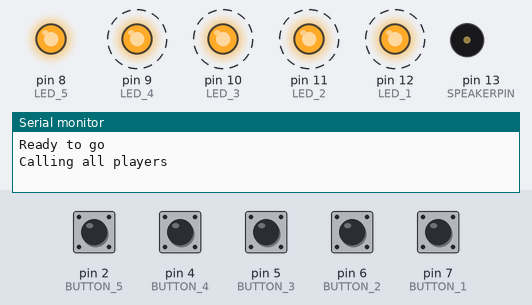
The sketch below on a simulated Arduino Uno, built with avr-gcc and run on an emulated ATmega328P. Shown: output pins drawn as LEDs (lit = HIGH), buzzer (waves = sounding), the last lines printed to the serial monitor. Dashed ring = blinking. The test bench sets the inputs (shaded band); at power-on: pin 2 (BUTTON_5), pin 4 (BUTTON_4), pin 5 (BUTTON_3), pin 6 (BUTTON_2), pin 7 (BUTTON_1) HIGH. Random numbers use the default seed unless the sketch sets one.

Above: at 1.5 s.
1.6 s: pin 2 (BUTTON_5) pulled LOW for 0.3 s
At 4.4 s:
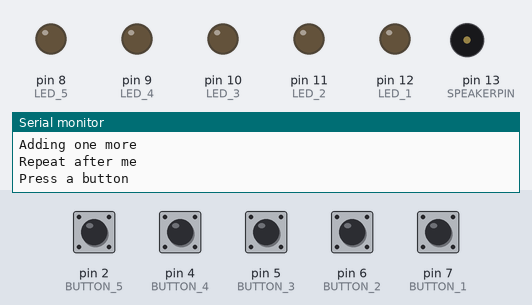
4.9 s: pin 4 (BUTTON_4) pulled LOW for 0.3 s
At 7.1 s:
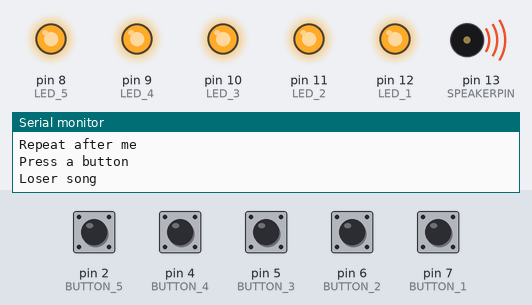
7.9 s: pin 4 (BUTTON_4) pulled LOW for 1 s
At 9.69 s:
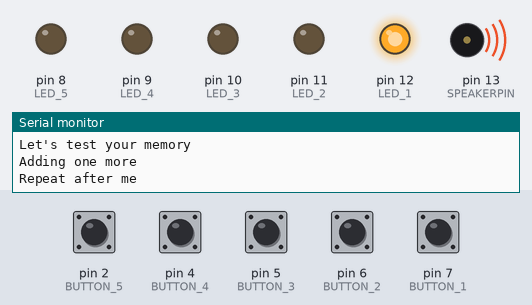
11.2 s: pin 7 (BUTTON_1) pulled LOW for 0.3 s
At 13.7 s:
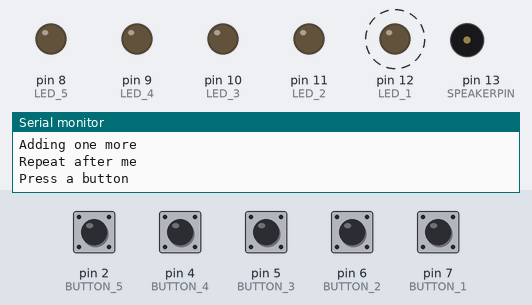
14.5 s: pin 6 (BUTTON_2) pulled LOW for 0.3 s
At 15.18 s:
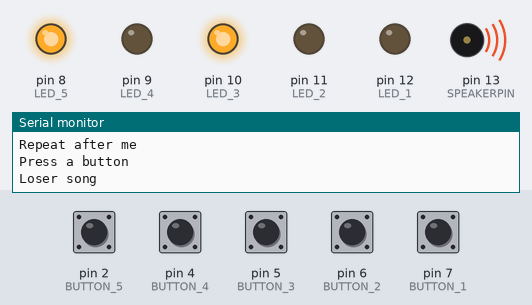
17.5 s: pin 6 (BUTTON_2) pulled LOW for 1 s
At 19.9 s:
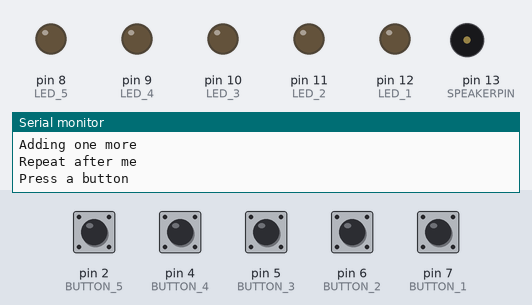
Timing chart, 0 to 21.4 s (numbered marks = the images above; inputs shaded):
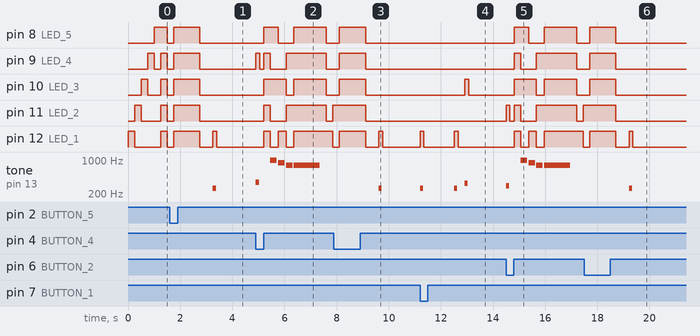

The sketch:

Simon.ino
```cpp
//#Includes
#include "pitches.h"
//#Definitions
#define CHOICE_OFF      0 //Used to control LEDs
#define CHOICE_NONE     0 //Used to check buttons
#define CHOICE_1  (1 << 0)
#define CHOICE_2  (1 << 1)
#define CHOICE_3  (1 << 2)
#define CHOICE_4  (1 << 3)
#define CHOICE_5  (1 << 4)

#define LED_1  12
#define LED_2  11
#define LED_3  10
#define LED_4  9
#define LED_5  8

#define BUTTON_1    7
#define BUTTON_2    6
#define BUTTON_3    5
#define BUTTON_4    4
#define BUTTON_5    2

#define SPEAKERPIN 13

//Game related definitions
#define MODE_MEMORY 1
#define MODE_BATTLE 2

#define MAX_ROUNDS 15
#define TIME_LIMIT 5000 //Amount of time to press a button before time out

//##Variables
byte gameMode = MODE_MEMORY;
byte gameBoard[32];
byte gameRound;

void setup()
{
  /* add setup code here */
	Serial.begin(9600);
	//Setup inputs with PULL-UPS
	pinMode(BUTTON_1, INPUT_PULLUP);
	pinMode(BUTTON_2, INPUT_PULLUP);
	pinMode(BUTTON_3, INPUT_PULLUP);
	pinMode(BUTTON_4, INPUT_PULLUP);
	pinMode(BUTTON_5, INPUT_PULLUP);

	//Setup outputs
	pinMode(LED_1, OUTPUT);
	pinMode(LED_2, OUTPUT);
	pinMode(LED_3, OUTPUT);
	pinMode(LED_4, OUTPUT);
	pinMode(LED_5, OUTPUT);
	pinMode(SPEAKERPIN, OUTPUT);

	gameMode = MODE_MEMORY; //Set memory game by default
	Serial.println("Ready to go");
}

void loop()
{
  /* add main program code here */
	baitMode();

	//Start of game play
	// Indicate the start of game play
	setLEDs(CHOICE_1 | CHOICE_2 | CHOICE_3 | CHOICE_4 | CHOICE_5); // Turn all LEDs on
	delay(1000);
	setLEDs(CHOICE_OFF); // Turn off LEDs
	delay(500);
	Serial.println("Let's play");
	if (gameMode == MODE_MEMORY)
	{
		// Play memory game and handle result
		if (play_memory() == true)
			play_winner(); // Player won, play winner tones
		else
			play_loser(); // Player lost, play loser tones
	}

}
//---------------------------------------------------------
//Gameplay related functions

//Play memory mode
boolean play_memory(void)
{
	randomSeed(millis()); // Seed the random generator with random amount of millis()

	gameRound = 0; // Reset the game to the beginning

	Serial.println("Let's test your memory");
	while (gameRound < MAX_ROUNDS)
	{
		add_to_moves(); // Add a button to the current moves, then play them back

		playMoves(); // Play back the current game board

		// Then require the player to repeat the sequence.
		for (byte currentMove = 0; currentMove < gameRound; currentMove++)
		{
			byte choice = wait_for_button(); // See what button the user presses

			if (choice == 0) return false; // If wait timed out, player loses

			if (choice != gameBoard[currentMove]) return false; // If the choice is incorect, player loses
		}

		delay(1000); // Player was correct, delay before playing moves
	}

	return true; // Player made it through all the rounds to win!
}

// Plays the current contents of the game moves
void playMoves(void)
{
	Serial.println("Repeat after me");
	for (byte currentMove = 0; currentMove < gameRound; currentMove++)
	{
		playTone(gameBoard[currentMove]); //Consider adding duration as a parameter

		// Wait some amount of time between button playback
		// Shorten this to make game harder
		delay(250); // 150 works well. 75 gets fast.
	}
}

// Adds a new random button to the game sequence
void add_to_moves(void)
{
	Serial.println("Adding one more");
	byte newButton = random(0, 5); //min (included), max (exluded)

	// We have to convert this number, 0 to 3, to CHOICEs
	if (newButton == 0) newButton = CHOICE_1;
	else if (newButton == 1) newButton = CHOICE_2;
	else if (newButton == 2) newButton = CHOICE_3;
	else if (newButton == 3) newButton = CHOICE_4;
	else if (newButton == 4) newButton = CHOICE_5;

	gameBoard[gameRound++] = newButton; // Add this new button to the game array
}

// --------------------------------------------------------
// Hardware related functions

// Lights a given LEDs
// Pass in a byte that is made up from CHOICE_1, CHOICE_2, etc
void setLEDs(byte leds)
{
	if ((leds & CHOICE_1) != 0)
		digitalWrite(LED_1, HIGH);
	else
		digitalWrite(LED_1, LOW);

	if ((leds & CHOICE_2) != 0)
		digitalWrite(LED_2, HIGH);
	else
		digitalWrite(LED_2, LOW);

	if ((leds & CHOICE_3) != 0)
		digitalWrite(LED_3, HIGH);
	else
		digitalWrite(LED_3, LOW);

	if ((leds & CHOICE_4) != 0)
		digitalWrite(LED_4, HIGH);
	else
		digitalWrite(LED_4, LOW);

	if ((leds & CHOICE_5) != 0)
		digitalWrite(LED_5, HIGH);
	else
		digitalWrite(LED_5, LOW);
}

// Wait for a button to be pressed.
// Returns one of LED colors (LED_RED, etc.) if successful, 0 if timed out
byte wait_for_button(void)
{
	long startTime = millis(); // Remember the time we started the this loop

	Serial.println("Press a button");

	while ((millis() - startTime) < TIME_LIMIT) // Loop until too much time has passed
	{
		byte button = checkButton();

		if (button != CHOICE_NONE)
		{
			playTone(button); // Play the button the user just pressed

			while (checkButton() != CHOICE_NONE);  // Now let's wait for user to release button

			delay(10); // This helps with debouncing and accidental double taps

			return button;
		}

	}
	return CHOICE_NONE; //timed out
	Serial.println("Are you there?");
}

// Returns a '1' bit in the position corresponding to CHOICE_1, CHOICE_2, etc.
byte checkButton(void)
{
	if (digitalRead(BUTTON_1) == 0) return(CHOICE_1);
	else if (digitalRead(BUTTON_2) == 0) return(CHOICE_2);
	else if (digitalRead(BUTTON_3) == 0) return(CHOICE_3);
	else if (digitalRead(BUTTON_4) == 0) return(CHOICE_4);
	else if (digitalRead(BUTTON_5) == 0) return(CHOICE_5);

	return(CHOICE_NONE); // If no button is pressed, return none
}

// Throws the bait for players while waiting for user to press button.
void baitMode(void)
{
	Serial.println("Calling all players");
	while (1)
	{
		setLEDs(CHOICE_1);
		delay(250);
		if (checkButton() != CHOICE_NONE) return;

		setLEDs(CHOICE_2);
		delay(250);
		if (checkButton() != CHOICE_NONE) return;

		setLEDs(CHOICE_3);
		delay(250);
		if (checkButton() != CHOICE_NONE) return;

		setLEDs(CHOICE_4);
		delay(250);
		if (checkButton() != CHOICE_NONE) return;

		setLEDs(CHOICE_5);
		delay(250);
		if (checkButton() != CHOICE_NONE) return;

		setLEDs(CHOICE_1 | CHOICE_2 | CHOICE_3 | CHOICE_4 | CHOICE_5);
		delay(250);
		if (checkButton() != CHOICE_NONE) return;

		setLEDs(CHOICE_OFF);
		delay(250);
		if (checkButton() != CHOICE_NONE) return;
	}
}

void playTone(byte button){
	setLEDs(button);
	if (button == CHOICE_1) {
		tone(SPEAKERPIN, NOTE_C4,125);
		delay(150);
	}
	else if (button == CHOICE_2) {
		tone(SPEAKERPIN, NOTE_D4,125);
		delay(150);
	}
	else if (button == CHOICE_3) {
		tone(SPEAKERPIN, NOTE_E4,125);
		delay(150);
	}
	else if (button == CHOICE_4) {
		tone(SPEAKERPIN, NOTE_F4,125);
		delay(150);
	}
	else if (button == CHOICE_5) {
		tone(SPEAKERPIN, NOTE_G4,125);
		delay(150);
	}
	setLEDs(CHOICE_OFF);
}

void play_winner(void){
	Serial.println("Winner song");
	setLEDs(CHOICE_1 | CHOICE_2 | CHOICE_3 | CHOICE_4 | CHOICE_5); // Turn all LEDs on
	delay(250);
	setLEDs(CHOICE_2 | CHOICE_4);
	tone(SPEAKERPIN, NOTE_E4, 125);
	delay(150);
	setLEDs(CHOICE_1 |  CHOICE_3  | CHOICE_5);
	tone(SPEAKERPIN, NOTE_E4, 125);
	delay(150);
	setLEDs(CHOICE_1 | CHOICE_5);
	tone(SPEAKERPIN, NOTE_F4, 125);
	delay(150);
	setLEDs(CHOICE_3);
	tone(SPEAKERPIN, NOTE_E4, 125);
	delay(150);
	setLEDs(CHOICE_1 | CHOICE_2 | CHOICE_3 | CHOICE_4 | CHOICE_5);
	tone(SPEAKERPIN, NOTE_D4, 375);
	delay(425);
	setLEDs(CHOICE_OFF);
	tone(SPEAKERPIN, NOTE_G4, 125);
	delay(150);
	setLEDs(CHOICE_1 | CHOICE_2 | CHOICE_3 | CHOICE_4 | CHOICE_5);
	tone(SPEAKERPIN, NOTE_G4, 125);
	delay(150);
	setLEDs(CHOICE_OFF);
	tone(SPEAKERPIN, NOTE_A4, 250);
	delay(300);
	setLEDs(CHOICE_1 | CHOICE_2 | CHOICE_3 | CHOICE_4 | CHOICE_5);
	tone(SPEAKERPIN, NOTE_G4, 625);
	delay(725);
}

void play_loser(void){
	Serial.println("Loser song");
	setLEDs(CHOICE_1 | CHOICE_2 | CHOICE_3 | CHOICE_4 | CHOICE_5);
	delay(250);
	setLEDs(CHOICE_3 | CHOICE_5);
	tone(SPEAKERPIN, NOTE_B5, 250);
	delay(300);
	setLEDs(CHOICE_1 | CHOICE_3);
	tone(SPEAKERPIN, NOTE_A5, 250);
	delay(300);
	setLEDs(CHOICE_2 | CHOICE_4);
	tone(SPEAKERPIN, NOTE_G5, 250);
	delay(300);
	setLEDs(CHOICE_1 | CHOICE_2 | CHOICE_3 | CHOICE_4 | CHOICE_5);
	tone(SPEAKERPIN, NOTE_G5, 1000);
	delay(1250);
}
```

pitches.h
```cpp
/*************************************************
 * Public Constants
 *************************************************/

#define NOTE_B0  31
#define NOTE_C1  33
#define NOTE_CS1 35
#define NOTE_D1  37
#define NOTE_DS1 39
#define NOTE_E1  41
#define NOTE_F1  44
#define NOTE_FS1 46
#define NOTE_G1  49
#define NOTE_GS1 52
#define NOTE_A1  55
#define NOTE_AS1 58
#define NOTE_B1  62
#define NOTE_C2  65
#define NOTE_CS2 69
#define NOTE_D2  73
#define NOTE_DS2 78
#define NOTE_E2  82
#define NOTE_F2  87
#define NOTE_FS2 93
#define NOTE_G2  98
#define NOTE_GS2 104
#define NOTE_A2  110
#define NOTE_AS2 117
#define NOTE_B2  123
#define NOTE_C3  131
#define NOTE_CS3 139
#define NOTE_D3  147
#define NOTE_DS3 156
#define NOTE_E3  165
#define NOTE_F3  175
#define NOTE_FS3 185
#define NOTE_G3  196
#define NOTE_GS3 208
#define NOTE_A3  220
#define NOTE_AS3 233
#define NOTE_B3  247
#define NOTE_C4  262
#define NOTE_CS4 277
#define NOTE_D4  294
#define NOTE_DS4 311
#define NOTE_E4  330
#define NOTE_F4  349
#define NOTE_FS4 370
#define NOTE_G4  392
#define NOTE_GS4 415
#define NOTE_A4  440
#define NOTE_AS4 466
#define NOTE_B4  494
#define NOTE_C5  523
#define NOTE_CS5 554
#define NOTE_D5  587
#define NOTE_DS5 622
#define NOTE_E5  659
#define NOTE_F5  698
#define NOTE_FS5 740
#define NOTE_G5  784
#define NOTE_GS5 831
#define NOTE_A5  880
#define NOTE_AS5 932
#define NOTE_B5  988
#define NOTE_C6  1047
#define NOTE_CS6 1109
#define NOTE_D6  1175
#define NOTE_DS6 1245
#define NOTE_E6  1319
#define NOTE_F6  1397
#define NOTE_FS6 1480
#define NOTE_G6  1568
#define NOTE_GS6 1661
#define NOTE_A6  1760
#define NOTE_AS6 1865
#define NOTE_B6  1976
#define NOTE_C7  2093
#define NOTE_CS7 2217
#define NOTE_D7  2349
#define NOTE_DS7 2489
#define NOTE_E7  2637
#define NOTE_F7  2794
#define NOTE_FS7 2960
#define NOTE_G7  3136
#define NOTE_GS7 3322
#define NOTE_A7  3520
#define NOTE_AS7 3729
#define NOTE_B7  3951
#define NOTE_C8  4186
#define NOTE_CS8 4435
#define NOTE_D8  4699
#define NOTE_DS8 4978
```

Measured:
- after the input at 1.6 s, tone on pin 13 (SPEAKERPIN): silent → 262 Hz after 1.7 s, → silent 0.13 s later
- after the input at 4.9 s, pin 8 (LED_5): LOW → HIGH after 0.31 s, → LOW 0.55 s later, → HIGH 0.60 s later, → LOW 1.3 s later; pin 9 (LED_4): goes HIGH 0.15 s, LOW 0.16 s, HIGH 0.25 s, LOW 0.60 s, HIGH 1.6 s, then LOW, starting at once
- after the input at 7.9 s, tone on pin 13 (SPEAKERPIN): silent → 262 Hz after 1.7 s, → silent 0.13 s later
- after the input at 11.2 s, pin 10 (LED_3): LOW → HIGH after 1.7 s, → LOW 0.15 s later; pin 12 (LED_1): alternates HIGH for 0.15 s and LOW for 1.2 s, starting at once; tone on pin 13 (SPEAKERPIN): plays 262 Hz for 0.13 s, 262 Hz for 0.13 s, 330 Hz for 0.13 s, starting at once
- after the input at 14.5 s, pin 8 (LED_5): LOW → HIGH after 0.31 s, → LOW 0.55 s later, → HIGH 0.60 s later, → LOW 1.3 s later; pin 9 (LED_4): LOW → HIGH after 0.31 s, → LOW 0.25 s later, → HIGH 0.60 s later, → LOW 1.6 s later
- after the input at 17.5 s, tone on pin 13 (SPEAKERPIN): silent → 262 Hz after 1.7 s, → silent 0.13 s later
